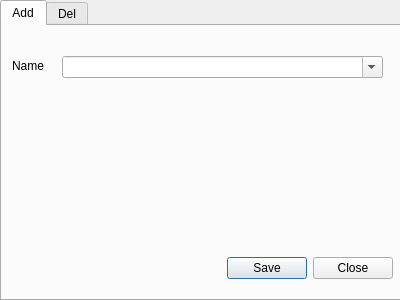
<?xml version="1.0" encoding="UTF-8"?>
<ui version="4.0">
 <class>tuneDivisionsDialog</class>
 <widget class="QDialog" name="tuneDivisionsDialog">
  <property name="geometry">
   <rect>
    <x>0</x>
    <y>0</y>
    <width>400</width>
    <height>300</height>
   </rect>
  </property>
  <property name="windowTitle">
   <string notr="true">Dialog</string>
  </property>
  <property name="toolTip">
   <string notr="true"/>
  </property>
  <property name="statusTip">
   <string notr="true"/>
  </property>
  <property name="whatsThis">
   <string notr="true"/>
  </property>
  <property name="accessibleName">
   <string notr="true"/>
  </property>
  <property name="accessibleDescription">
   <string notr="true"/>
  </property>
  <property name="windowFilePath">
   <string notr="true"/>
  </property>
  <widget class="QTabWidget" name="tabWidget">
   <property name="geometry">
    <rect>
     <x>0</x>
     <y>0</y>
     <width>401</width>
     <height>301</height>
    </rect>
   </property>
   <property name="toolTip">
    <string notr="true"/>
   </property>
   <property name="statusTip">
    <string notr="true"/>
   </property>
   <property name="whatsThis">
    <string notr="true"/>
   </property>
   <property name="accessibleName">
    <string notr="true"/>
   </property>
   <property name="accessibleDescription">
    <string notr="true"/>
   </property>
   <property name="currentIndex">
    <number>0</number>
   </property>
   <widget class="QWidget" name="Add">
    <property name="toolTip">
     <string notr="true"/>
    </property>
    <property name="statusTip">
     <string notr="true"/>
    </property>
    <property name="whatsThis">
     <string notr="true"/>
    </property>
    <property name="accessibleName">
     <string notr="true"/>
    </property>
    <property name="accessibleDescription">
     <string notr="true"/>
    </property>
    <attribute name="title">
     <string>Add</string>
    </attribute>
    <widget class="QDialogButtonBox" name="buttonBoxAdd">
     <property name="geometry">
      <rect>
       <x>30</x>
       <y>230</y>
       <width>361</width>
       <height>24</height>
      </rect>
     </property>
     <property name="toolTip">
      <string notr="true"/>
     </property>
     <property name="statusTip">
      <string notr="true"/>
     </property>
     <property name="whatsThis">
      <string notr="true"/>
     </property>
     <property name="accessibleName">
      <string notr="true"/>
     </property>
     <property name="accessibleDescription">
      <string notr="true"/>
     </property>
     <property name="standardButtons">
      <set>QDialogButtonBox::Close|QDialogButtonBox::Save</set>
     </property>
    </widget>
    <widget class="QLabel" name="label">
     <property name="geometry">
      <rect>
       <x>10</x>
       <y>30</y>
       <width>41</width>
       <height>20</height>
      </rect>
     </property>
     <property name="toolTip">
      <string notr="true"/>
     </property>
     <property name="statusTip">
      <string notr="true"/>
     </property>
     <property name="whatsThis">
      <string notr="true"/>
     </property>
     <property name="accessibleName">
      <string notr="true"/>
     </property>
     <property name="accessibleDescription">
      <string notr="true"/>
     </property>
     <property name="text">
      <string>Name</string>
     </property>
     <property name="textInteractionFlags">
      <set>Qt::NoTextInteraction</set>
     </property>
    </widget>
    <widget class="QComboBox" name="comboBox">
     <property name="geometry">
      <rect>
       <x>60</x>
       <y>30</y>
       <width>321</width>
       <height>22</height>
      </rect>
     </property>
     <property name="toolTip">
      <string notr="true"/>
     </property>
     <property name="statusTip">
      <string notr="true"/>
     </property>
     <property name="whatsThis">
      <string notr="true"/>
     </property>
     <property name="accessibleName">
      <string notr="true"/>
     </property>
     <property name="accessibleDescription">
      <string notr="true"/>
     </property>
     <property name="editable">
      <bool>true</bool>
     </property>
     <property name="currentText">
      <string notr="true"/>
     </property>
     <property name="placeholderText">
      <string notr="true"/>
     </property>
    </widget>
   </widget>
   <widget class="QWidget" name="Del">
    <property name="toolTip">
     <string notr="true"/>
    </property>
    <property name="statusTip">
     <string notr="true"/>
    </property>
    <property name="whatsThis">
     <string notr="true"/>
    </property>
    <property name="accessibleName">
     <string notr="true"/>
    </property>
    <property name="accessibleDescription">
     <string notr="true"/>
    </property>
    <attribute name="title">
     <string>Del</string>
    </attribute>
    <widget class="QPushButton" name="pushButtonRemove">
     <property name="geometry">
      <rect>
       <x>210</x>
       <y>240</y>
       <width>80</width>
       <height>22</height>
      </rect>
     </property>
     <property name="toolTip">
      <string notr="true"/>
     </property>
     <property name="statusTip">
      <string notr="true"/>
     </property>
     <property name="whatsThis">
      <string notr="true"/>
     </property>
     <property name="accessibleName">
      <string notr="true"/>
     </property>
     <property name="accessibleDescription">
      <string notr="true"/>
     </property>
     <property name="text">
      <string notr="true">Remove</string>
     </property>
     <property name="shortcut">
      <string notr="true"/>
     </property>
    </widget>
    <widget class="QDialogButtonBox" name="buttonBoxDel">
     <property name="geometry">
      <rect>
       <x>10</x>
       <y>230</y>
       <width>381</width>
       <height>24</height>
      </rect>
     </property>
     <property name="toolTip">
      <string notr="true"/>
     </property>
     <property name="statusTip">
      <string notr="true"/>
     </property>
     <property name="whatsThis">
      <string notr="true"/>
     </property>
     <property name="accessibleName">
      <string notr="true"/>
     </property>
     <property name="accessibleDescription">
      <string notr="true"/>
     </property>
     <property name="standardButtons">
      <set>QDialogButtonBox::Close</set>
     </property>
    </widget>
    <widget class="QListWidget" name="listWidget">
     <property name="geometry">
      <rect>
       <x>10</x>
       <y>10</y>
       <width>381</width>
       <height>211</height>
      </rect>
     </property>
     <property name="toolTip">
      <string notr="true"/>
     </property>
     <property name="statusTip">
      <string notr="true"/>
     </property>
     <property name="whatsThis">
      <string notr="true"/>
     </property>
     <property name="accessibleName">
      <string notr="true"/>
     </property>
     <property name="accessibleDescription">
      <string notr="true"/>
     </property>
     <property name="editTriggers">
      <set>QAbstractItemView::NoEditTriggers</set>
     </property>
     <property name="showDropIndicator" stdset="0">
      <bool>false</bool>
     </property>
    </widget>
   </widget>
  </widget>
 </widget>
 <resources/>
 <connections/>
</ui>
